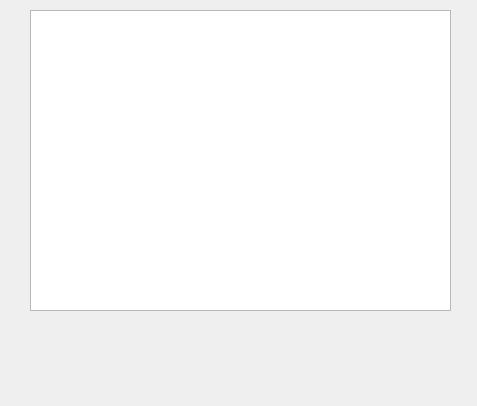
<?xml version="1.0" encoding="UTF-8"?>
<ui version="4.0">
 <class>Dialog</class>
 <widget class="QDialog" name="Dialog">
  <property name="geometry">
   <rect>
    <x>0</x>
    <y>0</y>
    <width>477</width>
    <height>406</height>
   </rect>
  </property>
  <property name="windowTitle">
   <string>процент свободного места в каталоге /home</string>
  </property>
  <widget class="QTextEdit" name="textEdit">
   <property name="geometry">
    <rect>
     <x>30</x>
     <y>10</y>
     <width>421</width>
     <height>301</height>
    </rect>
   </property>
   <property name="readOnly">
    <bool>true</bool>
   </property>
  </widget>
 </widget>
 <resources/>
 <connections/>
</ui>
